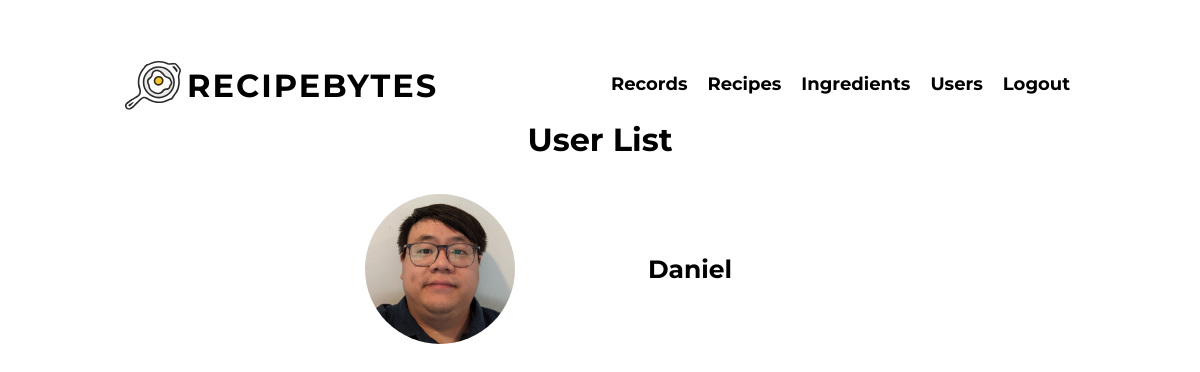
/users/ (signed in), run on the app's committed database.
### users/models.py (models this page shows, shortened)
class User(models.Model):
    name=models.CharField(max_length=120)
    recipes=models.ManyToManyField(Recipe)
    pic=models.ImageField(upload_to='users', default='no_picture.jpg')
    def get_absolute_url(self):
        return reverse ('users:detail', kwargs={'pk': self.pk})

### users/views.py (the view)
# urls.py: path('users/', UserListView.as_view(), name='list'),
class UserListView(LoginRequiredMixin, ListView):
   model = User
   template_name = 'users/list.html'

### users/templates/users/list.html (shortened to what this page needs)
{% load static %}
<!DOCTYPE html>
<html>
  <link rel="stylesheet" href="{% static 'users/css/list.css' %}" />
  <div class="users">
    <div class="header" width="50" color="green">
      <a href="{% url 'recipes:home' %}" class="header_logo">
        <img src="{% static 'recipes/images/icon.jpg' %}" alt="logo" />
        RECIPEBYTES</a
      >
      <nav>
        <a href="{% url 'recipes:records' %}">
          <div class="header_option" href="">Records</div>
        </a>
        <a href="{% url 'recipes:list' %}">
          <div class="header_option" href="">Recipes</div>
        </a>
        <a href="{% url 'ingredients:list' %}">
          <div class="header_option" href="">Ingredients</div>
        </a>
        <a href="{% url 'users:list' %}">
          <div class="header_option" href="">Users</div>
        </a>
        <a href="{% url 'logout' %}">
          <div class="header_option" href="">Logout</div>
        </a>
      </nav>
    </div>
    <h1 class="users_title">User List</h1>
    {% for object in object_list %}
    <a href="{{object.get_absolute_url}}">
      <div class="users_option">
        <div class="users_optionImage">
          <img src="{{object.pic.url}}" />
        </div>
        <div class="users_optionName">{{object.name}}</div>
      </div></a
    >
    {% endfor %}
  </div>
</html>

### users/static/users/css/list.css (style rules this page uses)
* { margin: 0; padding: 0; box-sizing: border-box; }
:root { font-family: "Montserrat", sans-serif; color: black; font-size: 16px; font-weight: 700; text-decoration: none; }
a, a:hover, a:visited { color: inherit; font-weight: 700; text-decoration: none; cursor: pointer; }
.users { display: flex; flex-direction: column; align-items: center; width: 80%; max-width: 1230px; padding: 50px 0; height: max-content; }
.users_title { margin-bottom: 25px; }
.users_option { display: flex; width: 50%; min-width: 500px; border-radius: 25px; }
.users_option { margin-bottom: 20px; }
.users_optionImage { display: flex; justify-content: center; align-items: center; flex: 1; padding: 10px; }
.users_optionImage > img { width: 150px; height: 150px; border-radius: 75px; }
.users_optionName { display: flex; justify-content: center; align-items: center; flex: 2; font-size: 25px; }
nav { display: flex; height: 100%; }
.header { width: 100%; height: 70px; display: flex; justify-content: center; align-items: center; justify-content: space-between; }
.header_logo { display: flex; justify-content: center; align-items: center; font-size: 32px; letter-spacing: 2px; height: 100%; }
.header_option { display: flex; justify-content: center; align-items: center; font-size: 18px; height: 100%; width: fit-content; border-bottom: solid 3px transparent; padding: 0 10px; }

### data on the page
User: pic (picture), name "Daniel"
